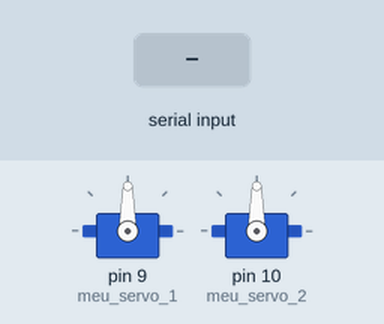
A sketch run on a simulated Arduino Uno, built with avr-gcc and run on an emulated ATmega328P. Shown: 2 × servo. The test bench sets the inputs (shaded band).

Above: at 1.2 s.
1.3 s: "90,45,200\n" received over Serial
At 2.8 s:
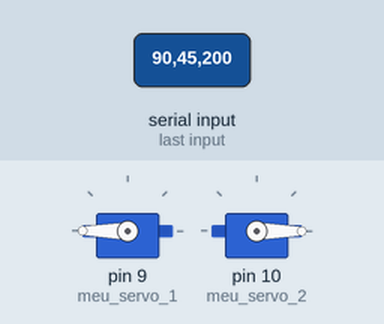
3.8 s: "30,150,10\n" received over Serial
At 6.0 s:
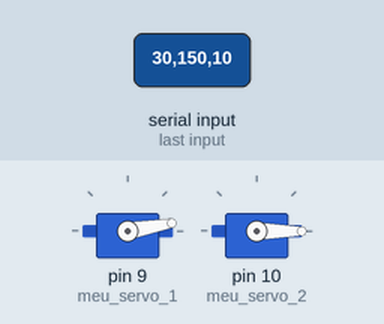
6.3 s: "30,150,10,200\n" received over Serial
At 7.2 s:
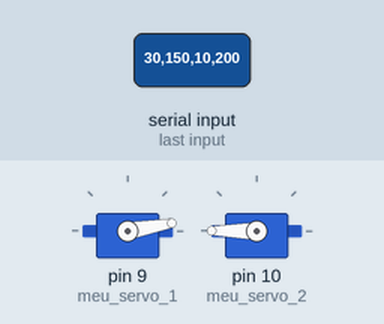
7.8 s: "1,90,45\n" received over Serial
At 10.1 s:
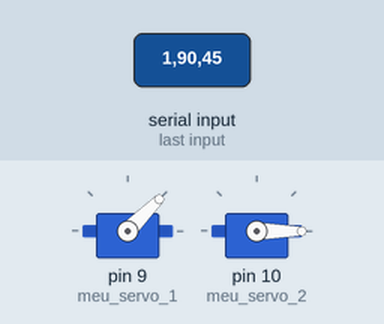
Timing chart, 0 to 11.3 s (numbered marks = the images above; inputs shaded):
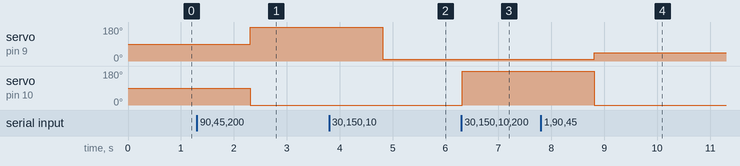

Measured:
- after the input at 1.3 s, servo on pin 9 (meu_servo_1): 90° → 180° after 1.0 s; servo on pin 10 (meu_servo_2): 90° → 0° after 1.0 s
- after the input at 3.8 s, servo on pin 9 (meu_servo_1): 180° → 10° after 1.0 s
- after the input at 6.3 s, servo on pin 10 (meu_servo_2): 0° → 180° at once
- after the input at 7.8 s, servo on pin 9 (meu_servo_1): 10° → 45° after 1.0 s; servo on pin 10 (meu_servo_2): 180° → 0° after 1.0 s

The sketch:

servo_control.ino
```cpp
#include <Servo.h>

Servo meu_servo_1;
Servo meu_servo_2;

int indice_i;
int indice_j;
int pos_1 = 90;
int pos_2 = 90;


void setup() {

  // initialize serial:
  Serial.begin(9600);

  meu_servo_1.attach(9);
  meu_servo_2.attach(10);

}

void loop() {


  while (Serial.available() > 0) {

    // received format: "i,j,int,int"
    indice_i = Serial.parseInt();
    indice_j = Serial.parseInt();
    pos_1 = Serial.parseInt();
    pos_2 = Serial.parseInt();

    if (Serial.read() == '\n') {
        // nao faz nada
    }
  }

  meu_servo_1.write(pos_1);
  meu_servo_2.write(pos_2);

  }//fim do loop
```
